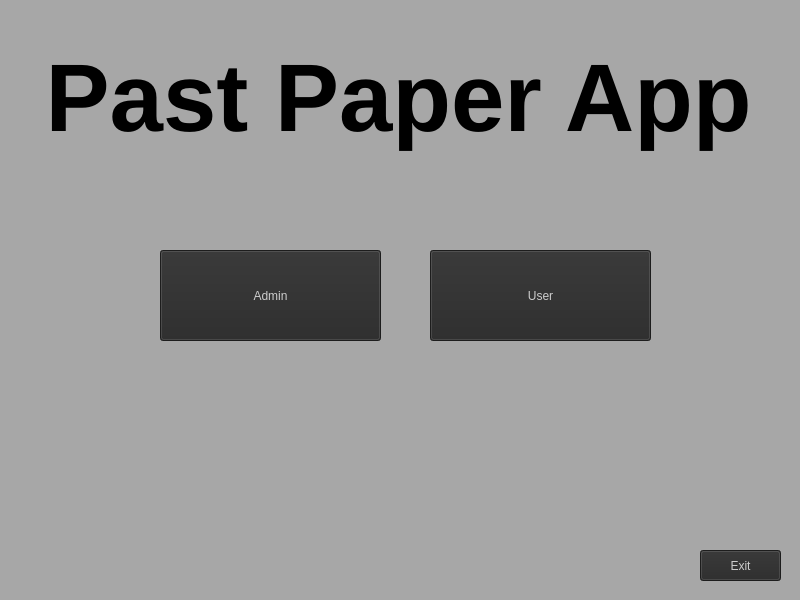
<?xml version="1.0" encoding="UTF-8"?>
<ui version="4.0">
 <class>MainWindow</class>
 <widget class="QMainWindow" name="MainWindow">
  <property name="geometry">
   <rect>
    <x>0</x>
    <y>0</y>
    <width>800</width>
    <height>600</height>
   </rect>
  </property>
  <property name="windowTitle">
   <string>MainWindow</string>
  </property>
  <property name="styleSheet">
   <string notr="true">background-color: rgb(167, 167, 167);</string>
  </property>
  <widget class="QWidget" name="centralwidget">
   <widget class="QPushButton" name="Admin_Button">
    <property name="geometry">
     <rect>
      <x>160</x>
      <y>250</y>
      <width>221</width>
      <height>91</height>
     </rect>
    </property>
    <property name="styleSheet">
     <string notr="true">QPushButton
{
	font: 700 40pt &quot;Farsi Simple&quot;;
	background-color: rgb(40, 40, 40);
	color: rgb(205, 205, 205);
}

QPushButton:hover
{
	font: 700 40pt &quot;Farsi Simple&quot;;
	background-color: rgb(50, 50, 50);
	color: rgb(235, 235, 235);
}

QPushButton:pressed
{
	font: 700 40pt &quot;Farsi Simple&quot;;
	background-color: rgb(40, 40, 40);
	color: rgb(205, 205, 205);
}</string>
    </property>
    <property name="text">
     <string>Admin</string>
    </property>
    <property name="iconSize">
     <size>
      <width>32</width>
      <height>32</height>
     </size>
    </property>
   </widget>
   <widget class="QPushButton" name="User_Button">
    <property name="geometry">
     <rect>
      <x>430</x>
      <y>250</y>
      <width>221</width>
      <height>91</height>
     </rect>
    </property>
    <property name="styleSheet">
     <string notr="true">QPushButton
{
	font: 700 40pt &quot;Farsi Simple&quot;;
	background-color: rgb(40, 40, 40);
	color: rgb(205, 205, 205);
}

QPushButton:hover
{
	font: 700 40pt &quot;Farsi Simple&quot;;
	background-color: rgb(50, 50, 50);
	color: rgb(235, 235, 235);
}

QPushButton:pressed
{
	font: 700 40pt &quot;Farsi Simple&quot;;
	background-color: rgb(40, 40, 40);
	color: rgb(205, 205, 205);
}</string>
    </property>
    <property name="text">
     <string>User</string>
    </property>
    <property name="iconSize">
     <size>
      <width>32</width>
      <height>32</height>
     </size>
    </property>
   </widget>
   <widget class="QTextEdit" name="Title">
    <property name="geometry">
     <rect>
      <x>3</x>
      <y>40</y>
      <width>791</width>
      <height>141</height>
     </rect>
    </property>
    <property name="styleSheet">
     <string notr="true">QTextEdit
{
	background-color: rgb(167, 167, 167);
	color: BLACK;
	border: none;
}

QTextEdit:hover
{
	background-color: rgb(167, 167, 167);
	color: rgb(235, 235, 235);
	border: none;
}</string>
    </property>
    <property name="html">
     <string>&lt;!DOCTYPE HTML PUBLIC &quot;-//W3C//DTD HTML 4.0//EN&quot; &quot;http://www.w3.org/TR/REC-html40/strict.dtd&quot;&gt;
&lt;html&gt;&lt;head&gt;&lt;meta name=&quot;qrichtext&quot; content=&quot;1&quot; /&gt;&lt;meta charset=&quot;utf-8&quot; /&gt;&lt;style type=&quot;text/css&quot;&gt;
p, li { white-space: pre-wrap; }
hr { height: 1px; border-width: 0; }
li.unchecked::marker { content: &quot;\2610&quot;; }
li.checked::marker { content: &quot;\2612&quot;; }
&lt;/style&gt;&lt;/head&gt;&lt;body style=&quot; font-family:'Segoe UI'; font-size:9pt; font-weight:400; font-style:normal;&quot;&gt;
&lt;p align=&quot;center&quot; style=&quot; margin-top:0px; margin-bottom:0px; margin-left:0px; margin-right:0px; -qt-block-indent:0; text-indent:0px;&quot;&gt;&lt;span style=&quot; font-size:72pt; font-weight:700;&quot;&gt;Past Paper App&lt;/span&gt;&lt;/p&gt;&lt;/body&gt;&lt;/html&gt;</string>
    </property>
   </widget>
   <widget class="QPushButton" name="Exit_Button">
    <property name="geometry">
     <rect>
      <x>700</x>
      <y>550</y>
      <width>81</width>
      <height>31</height>
     </rect>
    </property>
    <property name="styleSheet">
     <string notr="true">QPushButton
{
	font: 700 15pt &quot;Farsi Simple&quot;;
	background-color: rgb(40, 40, 40);
	color: rgb(205, 205, 205);
}

QPushButton:hover
{
	font: 700 15pt &quot;Farsi Simple&quot;;
	background-color: rgb(50, 50, 50);
	color: rgb(235, 235, 235);
}

QPushButton:pressed
{
	font: 700 15pt &quot;Farsi Simple&quot;;
	background-color: rgb(40, 40, 40);
	color: rgb(205, 205, 205);
}</string>
    </property>
    <property name="text">
     <string>Exit</string>
    </property>
   </widget>
  </widget>
 </widget>
 <resources/>
 <connections/>
</ui>
